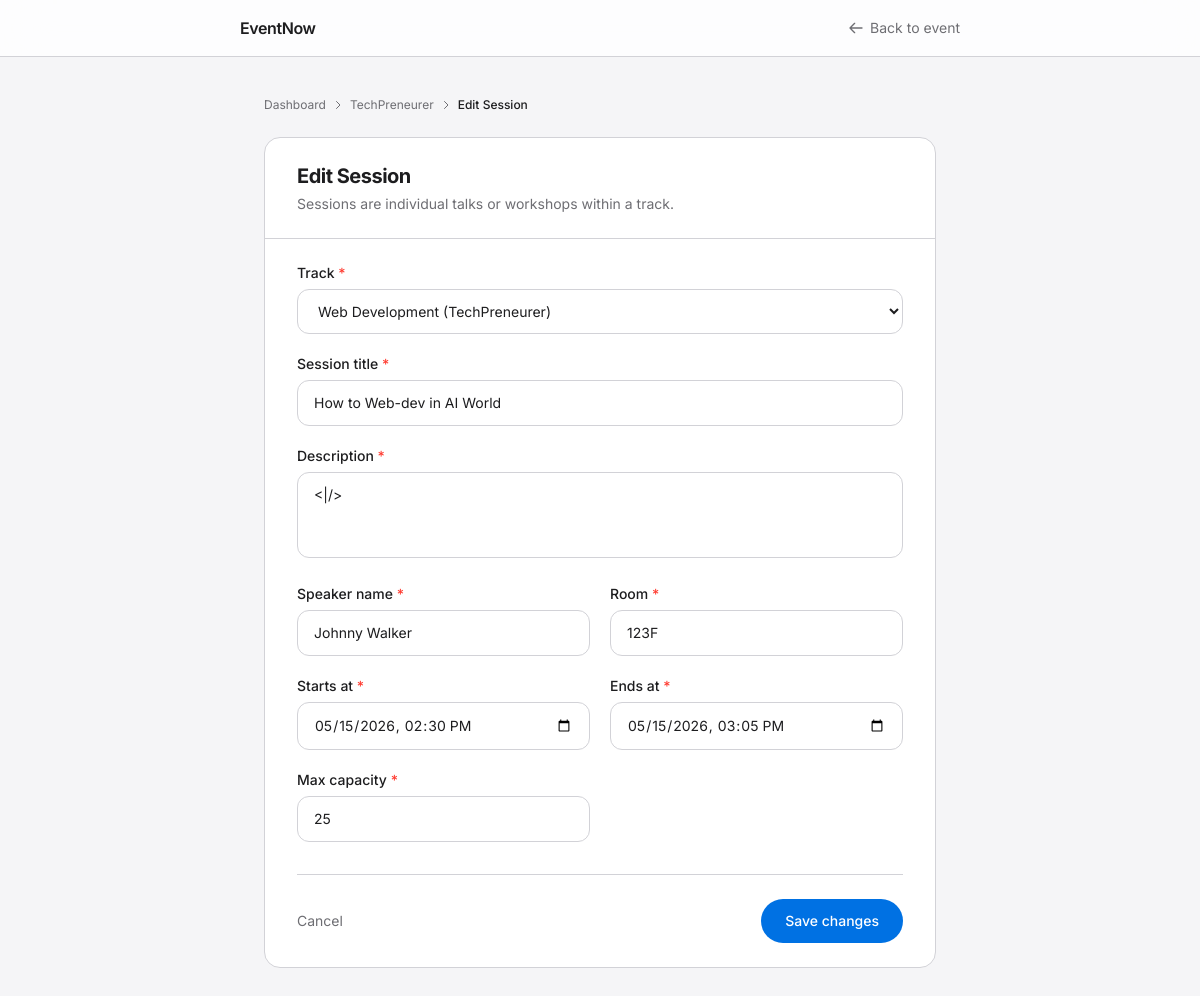
Page /eventnow/events/techpreneur-2026/sessions/2/edit/ (signed in) on the committed database.
### apps/events/models.py (models this page shows, shortened)
class Event(models.Model):
    id = models.AutoField(primary_key=True)
    organiser = models.ForeignKey(
        User,
        on_delete=models.CASCADE,
    )
    venue = models.ForeignKey(Venue, on_delete=models.CASCADE)
    title = models.CharField(max_length=255)
    slug = models.SlugField(max_length=255, unique=True)
    description = models.TextField()
    cover_image_url = models.URLField()
    starts_at = models.DateTimeField()
    ends_at = models.DateTimeField()
    status = models.CharField(max_length=255)
    max_capacity = models.IntegerField()
    created_at = models.DateTimeField(auto_now_add=True)
    updated_at = models.DateTimeField(auto_now=True)
    class Meta:
        app_label = 'apps'

class Session(models.Model):
    id = models.AutoField(primary_key=True)
    event = models.ForeignKey(Event, on_delete=models.CASCADE)
    track = models.ForeignKey(Track, on_delete=models.CASCADE)
    title = models.CharField(max_length=255)
    description = models.TextField()
    speaker_name = models.CharField(max_length=255)
    room = models.CharField(max_length=255)
    starts_at = models.DateTimeField()
    ends_at = models.DateTimeField()
    max_capacity = models.IntegerField()
    created_at = models.DateTimeField(auto_now_add=True)
    updated_at = models.DateTimeField(auto_now=True)
    class Meta:
        app_label = 'apps'

### apps/events/views.py (the view)
@login_required
@organiser_required
def session_edit(request, slug, session_pk):
    event   = get_own_event(request, slug)
    session = get_object_or_404(Session, pk=session_pk, event=event)
    if request.method == 'POST':
        form = SessionForm(event, request.POST, instance=session)
        if form.is_valid():
            form.save()
            messages.success(request, 'Session updated.')
            return redirect('event_detail', slug=event.slug)
    else:
        form = SessionForm(event, instance=session)
    return render(request, 'events/session-form.html', {
        'form':    form,
        'event':   event,
        'session': session,
        'action':  'Edit',
    })

### apps/accounts/models.py (called while the page is built)
    def is_organiser(self):
        return self.role == User.Role.ORGANIZER

### apps/events/models.py (called while the page is built)
    def __str__(self):
        return f"{self.name} ({self.event.title})"

### apps/events/views.py (called while the page is built)
def get_own_event(request, slug):
    event = get_object_or_404(Event, slug=slug)
    if event.organiser != request.user:
        raise PermissionDenied
    return event

### apps/templates/events/session-form.html (shortened to what this page needs)
{% extends "base.html" %}
{% block body_class %}bg-surface text-ink font-sans min-h-screen flex flex-col{% endblock %}
{% block header %}
<header class="bg-white/80 backdrop-blur-xl border-b border-border">
  <div class="max-w-3xl mx-auto px-6 h-14 flex items-center justify-between">
    <a href="{% url 'index' %}" class="text-base font-semibold text-ink tracking-tight">EventNow</a>
    <a href="{% url 'event_detail' event.slug %}"
       class="flex items-center gap-1.5 text-sm text-ink-2 hover:text-ink transition-colors">
      <svg class="w-4 h-4" fill="none" stroke="currentColor" viewBox="0 0 24 24"><path stroke-linecap="round" stroke-linejoin="round" stroke-width="2" d="M10 19l-7-7m0 0l7-7m-7 7h18"/></svg>
      Back to event
    </a>
  </div>
</header>
{% endblock %}
{% block body %}
<main id="main" class="flex-1 py-10 px-6">
  <div class="max-w-2xl mx-auto">
    <nav aria-label="Breadcrumb" class="mb-6">
      <ol class="flex items-center gap-1.5 text-xs text-ink-2">
        <li><a href="{% url 'organiser_dashboard' %}" class="hover:text-ink transition-colors">Dashboard</a></li>
        <li aria-hidden="true"><svg class="w-3 h-3" fill="none" stroke="currentColor" viewBox="0 0 24 24"><path stroke-linecap="round" stroke-linejoin="round" stroke-width="2" d="M9 5l7 7-7 7"/></svg></li>
        <li><a href="{% url 'event_detail' event.slug %}" class="hover:text-ink transition-colors">{{ event.title }}</a></li>
        <li aria-hidden="true"><svg class="w-3 h-3" fill="none" stroke="currentColor" viewBox="0 0 24 24"><path stroke-linecap="round" stroke-linejoin="round" stroke-width="2" d="M9 5l7 7-7 7"/></svg></li>
        <li class="text-ink font-medium">{{ action }} Session</li>
      </ol>
    </nav>
    <div class="bg-card border border-border rounded-2xl overflow-hidden">
      <div class="px-8 py-6 border-b border-border">
        <h1 class="text-xl font-bold text-ink tracking-tight">{{ action }} Session</h1>
        <p class="text-sm text-ink-2 mt-1">Sessions are individual talks or workshops within a track.</p>
      </div>
      <form method="post" class="px-8 py-6">
        <div class="grid sm:grid-cols-2 gap-5">
          <div class="sm:col-span-2">
            <label for="{{ form.track.id_for_label }}" class="block text-sm font-medium text-ink mb-1.5">
              Track <span class="text-danger">*</span>
            </label>
            {{ form.track }}
          </div>
          <div class="sm:col-span-2">
            <label for="{{ form.title.id_for_label }}" class="block text-sm font-medium text-ink mb-1.5">
              Session title <span class="text-danger">*</span>
            </label>
            {{ form.title }}
          </div>
          <div class="sm:col-span-2">
            <label for="{{ form.description.id_for_label }}" class="block text-sm font-medium text-ink mb-1.5">
              Description <span class="text-danger">*</span>
            </label>
            {{ form.description }}
          </div>
          <div>
            <label for="{{ form.speaker_name.id_for_label }}" class="block text-sm font-medium text-ink mb-1.5">
              Speaker name <span class="text-danger">*</span>
            </label>
            {{ form.speaker_name }}
          </div>
          <div>
            <label for="{{ form.room.id_for_label }}" class="block text-sm font-medium text-ink mb-1.5">
              Room <span class="text-danger">*</span>
            </label>
            {{ form.room }}
          </div>
          <div>
            <label for="{{ form.starts_at.id_for_label }}" class="block text-sm font-medium text-ink mb-1.5">
              Starts at <span class="text-danger">*</span>
            </label>
            {{ form.starts_at }}
          </div>
          <div>
            <label for="{{ form.ends_at.id_for_label }}" class="block text-sm font-medium text-ink mb-1.5">
              Ends at <span class="text-danger">*</span>
            </label>
            {{ form.ends_at }}
          </div>
          <div>
            <label for="{{ form.max_capacity.id_for_label }}" class="block text-sm font-medium text-ink mb-1.5">
              Max capacity <span class="text-danger">*</span>
            </label>
            {{ form.max_capacity }}
          </div>
        </div>
        <div class="mt-8 flex items-center justify-between pt-6 border-t border-border">
          <a href="{% url 'event_detail' event.slug %}" class="text-sm text-ink-2 hover:text-ink transition-colors">Cancel</a>
          <button type="submit"
                  class="text-sm font-medium bg-primary text-white px-6 py-3 rounded-full hover:bg-primary-dark transition-colors">
            {% if action == 'Create' %}Create session{% else %}Save changes{% endif %}
          </button>
        </div>
      </form>
    </div>
  </div>
</main>
{% endblock %}

### apps/templates/base.html (style rules this page uses)
* { -webkit-font-smoothing: antialiased; }

### rows in the picture
Event: title "TechPreneurer"
Session: track "Web Development (TechPreneurer)", title "How to Web-dev in AI World", description "<|/>", speaker_name "Johnny Walker", room "123F", starts_at "05/15/2026 14:30", ends_at "05/15/2026 15:05", max_capacity "25"

### other values in the picture
{{ action }} "Edit"
